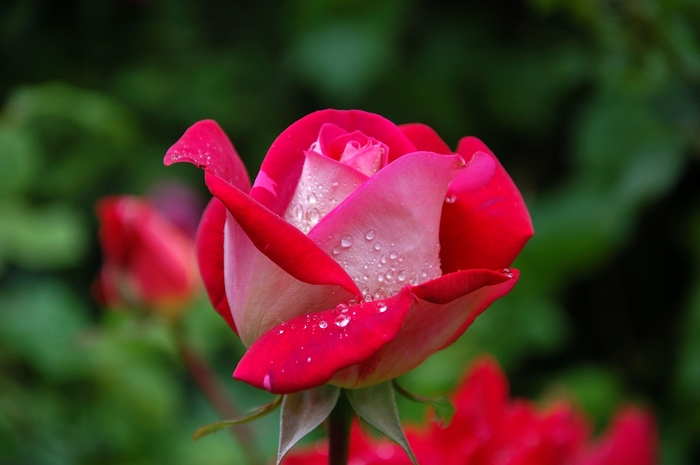
#> input picture Images/resized_rose.jpg, 700 x 465 px, found by its file name
$ python imagesplit_vertical.py
#> lines starting #> are read from the running program, lines starting #| are printed output that depends on the picture
import cv2
image = cv2.imread('Images/resized_rose.jpg')
#> image is the input picture: shape (465, 700, 3); mean B, G, R 39.5, 51.2, 82.9
height, width, channels = image.shape
#> height = 465; width = 700; channels = 3
half = width//2
#> half = 350
left = image[:, :half]
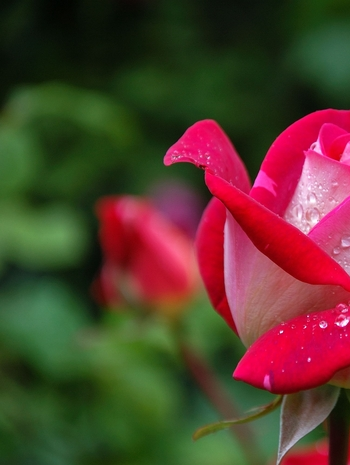
#> left: shape (465, 350, 3); mean B, G, R 45, 59.9, 86
right = image[:, half:]
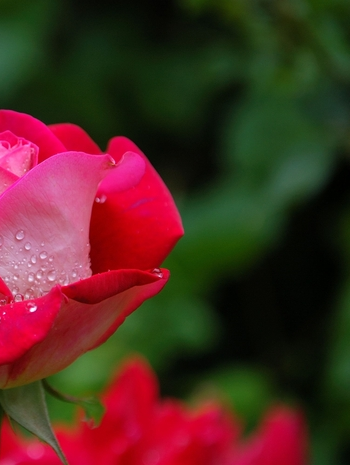
#> right: shape (465, 350, 3); mean B, G, R 34.1, 42.6, 79.7

cv2.imshow('Right',right)
cv2.imshow('Left',left)
cv2.waitKey(0)
